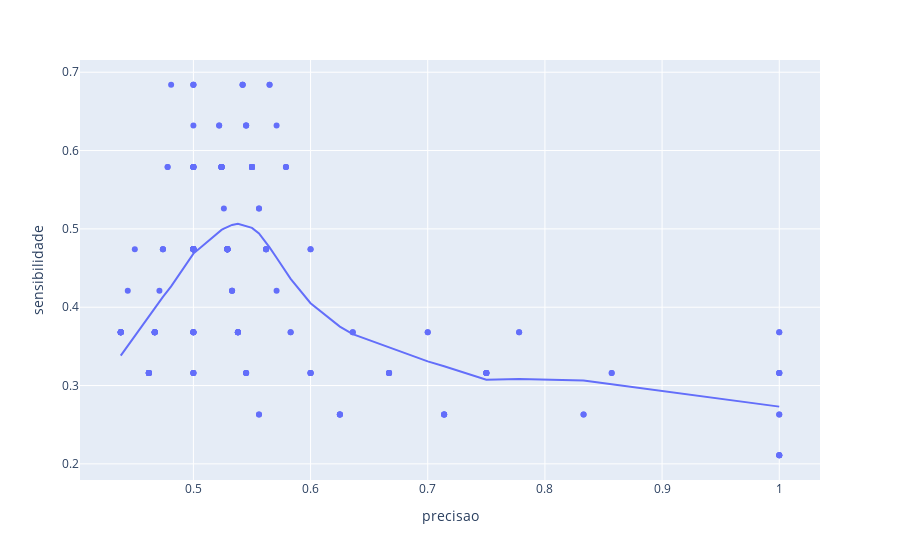

The cell this chart's notebook holds for it:
### Code cell
tabela['index'] = tabela.index

fig = px.scatter(tabela, x='precisao', y='sensibilidade', 
                 hover_data=['f1','index','threshold'],
                 trendline="lowess")  # Adiciona a linha LOESS
fig.show()

### Figure 1 — Plotly figure (JSON) as saved in the notebook; plotly's stock layout.template omitted (floating-point values rounded to 4 significant figures; data arrays with more than 128 entries replaced by an {"elided": "..."} marker saying what was removed)
{"data": [{"customdata": {"elided": "216x3 mixed values"}, "hovertemplate": "precisao=%{x}<br>sensibilidade=%{y}<br>f1=%{customdata[0]}<br>index=%{customdata[1]}<br>threshold=%{customdata[2]}<extra></extra>", "legendgroup": "", "marker": {"color": "#636efa", "symbol": "circle"}, "mode": "markers", "name": "", "orientation": "v", "showlegend": false, "type": "scatter", "x": {"elided": "216 float values"}, "xaxis": "x", "y": {"elided": "216 float values"}, "yaxis": "y"}, {"hovertemplate": "<b>LOWESS trendline</b><br><br>precisao=%{x}<br>sensibilidade=%{y} <b>(trend)</b><extra></extra>", "legendgroup": "", "marker": {"color": "#636efa", "symbol": "circle"}, "mode": "lines", "name": "", "showlegend": false, "type": "scatter", "x": {"elided": "216 float values"}, "xaxis": "x", "y": {"elided": "216 float values"}, "yaxis": "y"}], "layout": {"legend": {"tracegroupgap": 0}, "margin": {"t": 60}, "xaxis": {"anchor": "y", "domain": [0, 1], "title": {"text": "precisao"}}, "yaxis": {"anchor": "x", "domain": [0, 1], "title": {"text": "sensibilidade"}}}}
